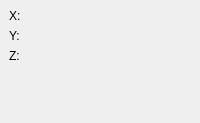
        <widget class="QWidget" name="Page1_box">
         <layout class="QGridLayout">
          <property name="leftMargin">
           <number>9</number>
          </property>
          <property name="topMargin">
           <number>9</number>
          </property>
          <property name="rightMargin">
           <number>9</number>
          </property>
          <property name="bottomMargin">
           <number>9</number>
          </property>
          <property name="spacing">
           <number>6</number>
          </property>
          <item row="0" column="0">
           <layout class="QGridLayout">
            <property name="leftMargin">
             <number>0</number>
            </property>
            <property name="topMargin">
             <number>0</number>
            </property>
            <property name="rightMargin">
             <number>0</number>
            </property>
            <property name="bottomMargin">
             <number>0</number>
            </property>
            <property name="spacing">
             <number>6</number>
            </property>
            <item row="0" column="0">
             <widget class="QLabel" name="textLabel4">
              <property name="text">
               <string>X:</string>
              </property>
             </widget>
            </item>
            <item row="0" column="2">
             <widget class="Gui::QuantitySpinBox" name="boxHeight" native="true">
              <property name="keyboardTracking" stdset="0">
               <bool>false</bool>
              </property>
              <property name="unit" stdset="0">
               <string notr="true">mm</string>
              </property>
              <property name="value" stdset="0">
               <double>10.000000000000000</double>
              </property>
             </widget>
            </item>
            <item row="1" column="0">
             <widget class="QLabel" name="textLabel3">
              <property name="text">
               <string>Y:</string>
              </property>
             </widget>
            </item>
            <item row="1" column="2">
             <widget class="Gui::QuantitySpinBox" name="boxWidth" native="true">
              <property name="keyboardTracking" stdset="0">
               <bool>false</bool>
              </property>
              <property name="unit" stdset="0">
               <string notr="true">mm</string>
              </property>
              <property name="value" stdset="0">
               <double>10.000000000000000</double>
              </property>
             </widget>
            </item>
            <item row="2" column="0">
             <widget class="QLabel" name="textLabel2">
              <property name="text">
               <string>Z:</string>
              </property>
             </widget>
            </item>
            <item row="2" column="2">
             <widget class="Gui::QuantitySpinBox" name="boxLength" native="true">
              <property name="keyboardTracking" stdset="0">
               <bool>false</bool>
              </property>
              <property name="unit" stdset="0">
               <string notr="true">mm</string>
              </property>
              <property name="value" stdset="0">
               <double>10.000000000000000</double>
              </property>
             </widget>
            </item>
           </layout>
          </item>
          <item row="1" column="0">
           <spacer>
            <property name="orientation">
             <enum>Qt::Vertical</enum>
            </property>
            <property name="sizeType">
             <enum>QSizePolicy::Expanding</enum>
            </property>
            <property name="sizeHint" stdset="0">
             <size>
              <width>20</width>
              <height>51</height>
             </size>
            </property>
           </spacer>
          </item>
         </layout>
        </widget>
